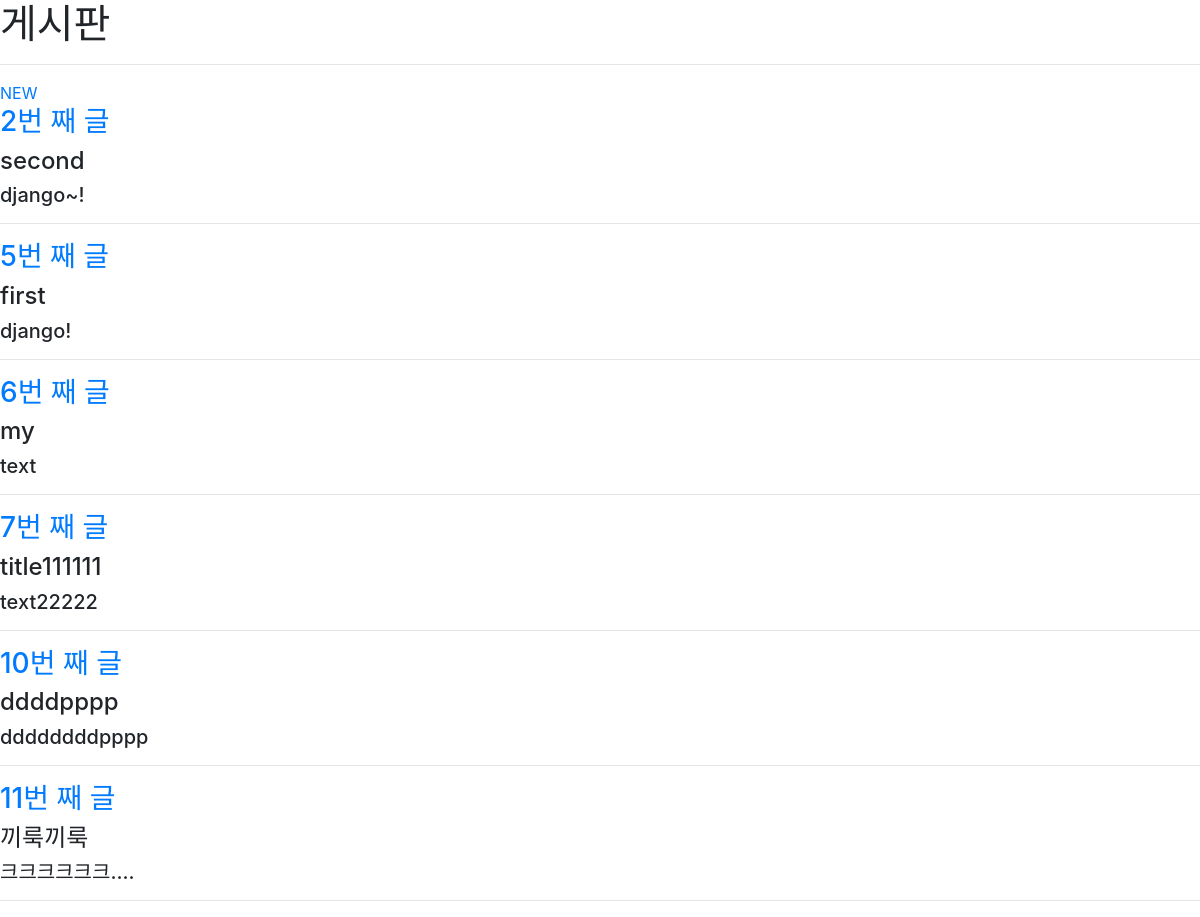
/articles/index/, run on the app's committed database.
### articles/models.py (models this page shows)
class Article(models.Model) :
    title = models.CharField(max_length=150)
    content = models.TextField()
    created_at = models.DateTimeField(auto_now_add=True)
    updated_at = models.DateTimeField(auto_now=True)

### articles/views.py (the view)
# urls.py: path('index/', views.index, name="index"),
def index(request):
    article = Article.objects.all()
    context = {
        'articles' : article
    }
    return render(request, 'articles/index.html', context)

### articles/templates/articles/index.html (shortened to what this page needs)
{% extends 'base.html' %}
{% block body %}
<h1>게시판</h1>
<hr>
<a href="{% url 'articles:new' %}">NEW</a>
{% for article in articles %}
  <a href="{% url 'articles:detail' article.pk %}"><h3>{{article.pk}}번 째 글</h3></a>
  <h4>{{article.title}}</h4>
  <h5>{{article.content}}</h5>
  <hr>
{% endfor %}
{% endblock %}

### data on the page
Article: pk "2", title "second", content "django~!"
Article: pk "5", title "first", content "django!"
Article: pk "6", title "my", content "text"
Article: pk "7", title "title111111", content "text22222"
Article: pk "10", title "ddddpppp", content "ddddddddpppp"
Article: pk "11", title "끼룩끼룩", content "크크크크크크...."
